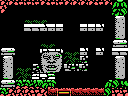

A 2D game scene composited from a Tiled map and its tileset images. What follows is a short description and the map's XML, with every tile layer's data as written:
An orthogonal 16x12 tile map with 8x8 px tiles, 1 tile layer (Tile Layer 1) and 10 objects (4x pushable-block, 2x door-right, 2x breakable-right, breakable-up, item).

<map version="1.0" orientation="orthogonal" renderorder="right-down" width="16" height="12" tilewidth="8" tileheight="8" nextobjectid="36">
 <properties>
  <property name="down" value="stairs" />
  <property name="left" value="water" />
 </properties>
 <tileset firstgid="1" name="tiles" tilewidth="8" tileheight="8" tilecount="256" columns="16">
  <image source="tiles.png" width="128" height="128" />
  <tile id="255">
   <properties>
    <property name="left" value="water" />
    <property name="right" value="water" />
   </properties>
  </tile>
 </tileset>
 <layer name="Tile Layer 1" width="16" height="12">
  <data encoding="csv">
215,231,232,232,232,231,232,232,231,231,231,231,232,231,203,204,
233,1,1,1,1,1,1,1,1,1,1,1,1,1,236,235,
1,1,1,103,103,104,1,1,1,1,1,1,1,1,196,197,
1,1,1,190,190,189,191,191,1,1,191,191,189,1,212,213,
1,1,1,1,1,1,1,1,1,1,1,1,1,1,228,229,
1,1,1,1,1,103,104,1,1,1,1,1,1,1,244,245,
244,245,1,1,1,250,194,195,103,104,189,1,189,1,190,190,
196,197,1,1,1,209,210,211,119,120,255,1,1,1,196,197,
212,213,103,104,171,225,226,227,172,170,255,1,1,1,212,213,
228,229,119,120,241,242,243,1,1,1,1,1,1,1,228,229,
244,245,200,200,199,202,201,1,1,1,1,1,1,203,235,234,
200,215,215,215,216,217,149,169,137,149,149,149,149,235,216,216
</data>
 </layer>
 <objectgroup name="objects">
  <object id="26" type="door-right" x="112" y="56" width="16" height="24" />
  <object id="27" type="breakable-right" x="112" y="56" width="16" height="24" />
  <object id="28" type="breakable-right" x="112" y="16" width="16" height="32" />
  <object id="29" type="door-right" x="112" y="16" width="16" height="24" />
  <object id="30" type="breakable-up" x="48" y="0" width="32" height="8" />
  <object id="31" type="pushable-block" x="32" y="8" width="16" height="16" />
  <object id="32" type="pushable-block" x="80" y="8" width="16" height="16" />
  <object id="33" type="pushable-block" x="80" y="32" width="16" height="16" />
  <object id="34" type="pushable-block" x="48" y="32" width="16" height="16" />
  <object id="35" type="item" x="16" y="64" width="16" height="16" />
 </objectgroup>
</map>
